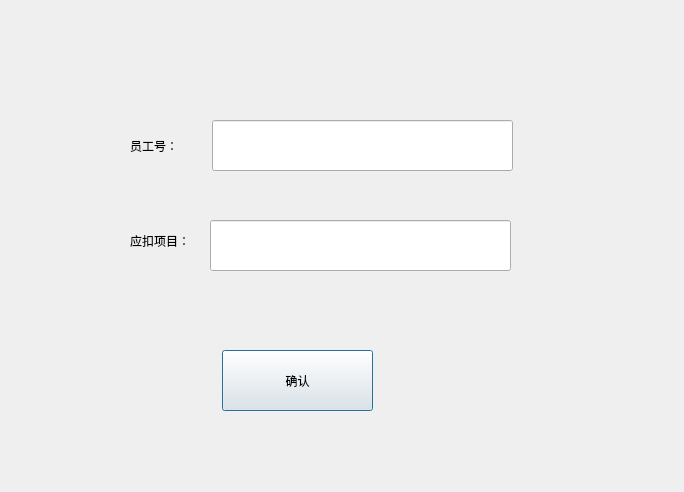
<?xml version="1.0" encoding="UTF-8"?>
<ui version="4.0">
 <class>Add_salary</class>
 <widget class="QDialog" name="Add_salary">
  <property name="geometry">
   <rect>
    <x>0</x>
    <y>0</y>
    <width>684</width>
    <height>492</height>
   </rect>
  </property>
  <property name="windowTitle">
   <string>Dialog</string>
  </property>
  <widget class="QLabel" name="label">
   <property name="geometry">
    <rect>
     <x>130</x>
     <y>110</y>
     <width>71</width>
     <height>71</height>
    </rect>
   </property>
   <property name="text">
    <string>员工号：</string>
   </property>
  </widget>
  <widget class="QLabel" name="label_2">
   <property name="geometry">
    <rect>
     <x>130</x>
     <y>220</y>
     <width>81</width>
     <height>41</height>
    </rect>
   </property>
   <property name="text">
    <string>应扣项目：</string>
   </property>
  </widget>
  <widget class="QLineEdit" name="del">
   <property name="geometry">
    <rect>
     <x>210</x>
     <y>220</y>
     <width>301</width>
     <height>51</height>
    </rect>
   </property>
  </widget>
  <widget class="QLineEdit" name="num">
   <property name="geometry">
    <rect>
     <x>212</x>
     <y>120</y>
     <width>301</width>
     <height>51</height>
    </rect>
   </property>
  </widget>
  <widget class="QPushButton" name="pushButton">
   <property name="geometry">
    <rect>
     <x>222</x>
     <y>350</y>
     <width>151</width>
     <height>61</height>
    </rect>
   </property>
   <property name="text">
    <string>确认</string>
   </property>
  </widget>
 </widget>
 <resources/>
 <connections/>
</ui>
